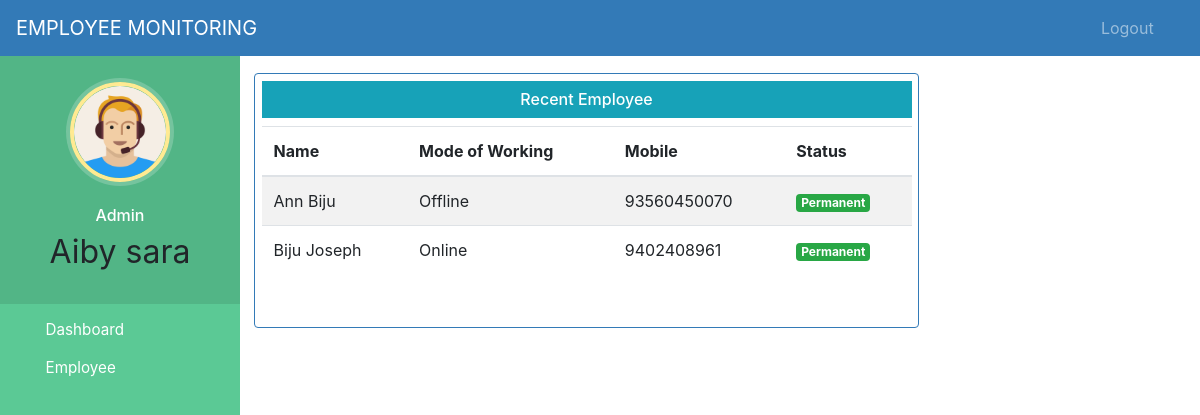
Before: /admin-dashboard (signed in) with the older database file.
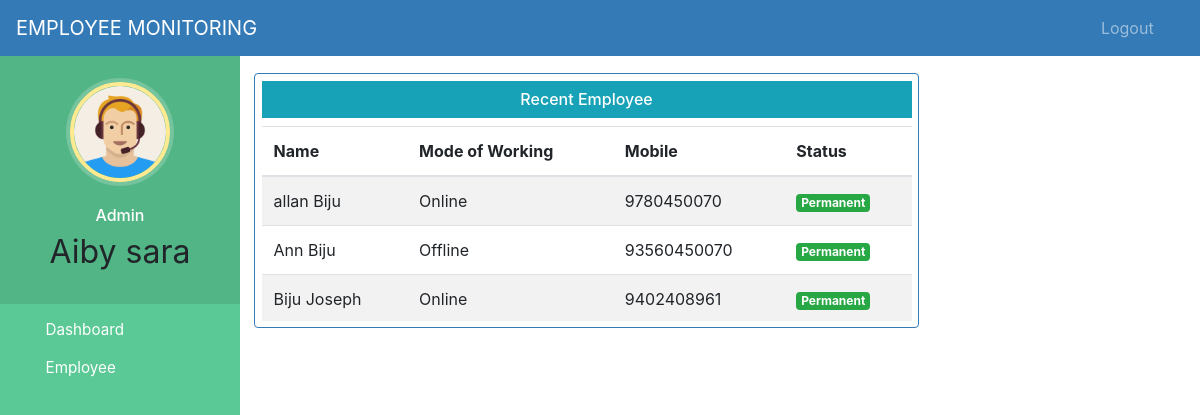
After: the same page with the newer database file.
### employee/models.py (models this page shows, shortened)
class Employee(models.Model):
    user = models.OneToOneField(User, on_delete=models.CASCADE)
    profile_pic = models.ImageField(upload_to='profile_pic/EmployeeProfilePic/', null=True, blank=True)
    mode = models.CharField(max_length=128, choices=mode_status, default='Offline')
    address = models.CharField(max_length=128)
    mobile = models.CharField(max_length=12, null=True)
    email = models.EmailField(max_length=128, null=True)
    status = models.BooleanField(default=False)
    last_activity = models.DateTimeField(null=True, blank=True)
    @property
    def get_name(self):
        return self.user.first_name + " " + self.user.last_name

### employee/views.py (the view)
# urls.py: path('admin-dashboard', views.admin_dashboard_view, name='admin-dashboard'),
@login_required(login_url='userlogin')
@user_passes_test(is_admin)
def admin_dashboard_view(request):
    employees = models.Employee.objects.all().order_by('-id')
    myDict = {
        'employees': employees,
    }
    return render(request, 'admin_dashboard.html', context=myDict)

### employee/views.py (called while the page is built)
def is_admin(user):
    return user.groups.filter(name='ADMIN').exists()

### templates/admin_dashboard.html (shortened to what this page needs)
{% extends 'admin_base.html' %}
{% load static %}
{% block content %}
<head>
  <link rel="stylesheet" href="https://maxcdn.bootstrapcdn.com/bootstrap/4.5.2/css/bootstrap.min.css">
  <link rel="stylesheet" href="https://cdnjs.cloudflare.com/ajax/libs/font-awesome/4.7.0/css/font-awesome.min.css">
</head>
<br><br><br>
<div class="container">
<table>
<tbody>
  <tr>
    <td>
      {% if employees %}
      <a style="text-decoration:none;" href="/admin-employee">
        <div class="row">
        <div class="bor">
            <div class="tableFixHead">
              <h6 class="bg-info" style="padding:9px; text-align:center;">Recent Employee</h6>
              <table class="table table-striped" >
              <thead >
                <tr >
                  <th>Name</th>
                  <th>Mode of Working</th>
                  <th>Mobile</th>
                  <th>Status</th>
                </tr>
              </thead>
              <tbody>
              {% for d in employees %}
              <tr>
                <td> {{d.get_name}}</td>
                <td>{{d.mode}}</td>
                <td>{{d.mobile}}</td>
                {%if d.status%}
                <td> <span class="badge badge-success">Permanent</span></td>
                {% else %}
                <td> <span class="badge badge-info">On Hold</span></td>
                {% endif %}
              </tr>
              {% endfor %}
              </tbody>
            </table>
          </div>
        </div>
      </div>
      </a>
      {% else %}
      <br>
      <div style="padding:1%; margin-left:1%; width: 465px;"><center><h5 class="bg-danger" style="padding:9px; text-align:center; color:white;">No Recent Employees</h5></center></div>
      {% endif %}
    </td>
  </tr>
</tbody>
</table>
</div>
{% endblock content %}

Changed rows visible on the page:
added Employee: get_name "allan Biju", mode "Online", mobile "9780450070", status "Permanent"
